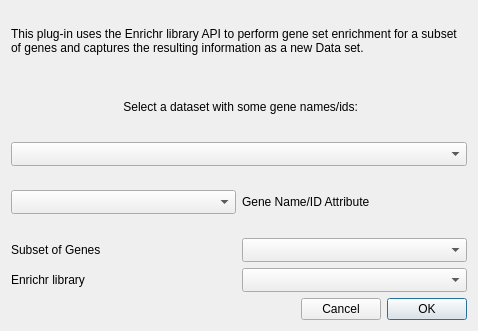
<?xml version="1.0" encoding="UTF-8"?>
<ui version="4.0">
 <class>Enrich</class>
 <widget class="QDialog" name="Enrich">
  <property name="geometry">
   <rect>
    <x>0</x>
    <y>0</y>
    <width>478</width>
    <height>331</height>
   </rect>
  </property>
  <property name="windowTitle">
   <string>Enrich Gene Set</string>
  </property>
  <layout class="QGridLayout" name="gridLayout">
   <item row="5" column="0">
    <layout class="QHBoxLayout" name="horizontalLayout_9">
     <item>
      <widget class="QLabel" name="label_10">
       <property name="text">
        <string>Enrichr library</string>
       </property>
      </widget>
     </item>
     <item>
      <widget class="QComboBox" name="combosel_gene_set">
       <property name="sizeAdjustPolicy">
        <enum>QComboBox::AdjustToMinimumContentsLengthWithIcon</enum>
       </property>
      </widget>
     </item>
    </layout>
   </item>
   <item row="6" column="0">
    <layout class="QHBoxLayout" name="horizontalLayout_6">
     <item>
      <spacer name="horizontalSpacer">
       <property name="orientation">
        <enum>Qt::Horizontal</enum>
       </property>
       <property name="sizeHint" stdset="0">
        <size>
         <width>40</width>
         <height>20</height>
        </size>
       </property>
      </spacer>
     </item>
     <item>
      <widget class="QPushButton" name="button_cancel">
       <property name="text">
        <string>Cancel</string>
       </property>
      </widget>
     </item>
     <item>
      <widget class="QPushButton" name="button_ok">
       <property name="text">
        <string>OK</string>
       </property>
       <property name="default">
        <bool>true</bool>
       </property>
      </widget>
     </item>
    </layout>
   </item>
   <item row="1" column="0">
    <widget class="QLabel" name="label_5">
     <property name="text">
      <string> Select a dataset with some gene names/ids:</string>
     </property>
     <property name="alignment">
      <set>Qt::AlignCenter</set>
     </property>
    </widget>
   </item>
   <item row="2" column="0">
    <widget class="QComboBox" name="combosel_data">
     <property name="sizeAdjustPolicy">
      <enum>QComboBox::AdjustToMinimumContentsLengthWithIcon</enum>
     </property>
    </widget>
   </item>
   <item row="4" column="0">
    <layout class="QHBoxLayout" name="horizontalLayout_7">
     <item>
      <widget class="QLabel" name="label_8">
       <property name="text">
        <string>Subset of Genes</string>
       </property>
      </widget>
     </item>
     <item>
      <widget class="QComboBox" name="combosel_subset">
       <property name="sizeAdjustPolicy">
        <enum>QComboBox::AdjustToMinimumContentsLengthWithIcon</enum>
       </property>
      </widget>
     </item>
    </layout>
   </item>
   <item row="3" column="0">
    <layout class="QHBoxLayout" name="horizontalLayout_11">
     <item>
      <widget class="QComboBox" name="combosel_gene_att">
       <property name="sizeAdjustPolicy">
        <enum>QComboBox::AdjustToMinimumContentsLengthWithIcon</enum>
       </property>
      </widget>
     </item>
     <item>
      <widget class="QLabel" name="label_11">
       <property name="text">
        <string>Gene Name/ID Attribute</string>
       </property>
      </widget>
     </item>
    </layout>
   </item>
   <item row="0" column="0">
    <widget class="QLabel" name="label">
     <property name="text">
      <string>This plug-in uses the Enrichr library API to perform gene set enrichment for a subset of genes and captures the resulting information as a new Data set.</string>
     </property>
     <property name="wordWrap">
      <bool>true</bool>
     </property>
    </widget>
   </item>
  </layout>
 </widget>
 <resources/>
 <connections/>
</ui>
